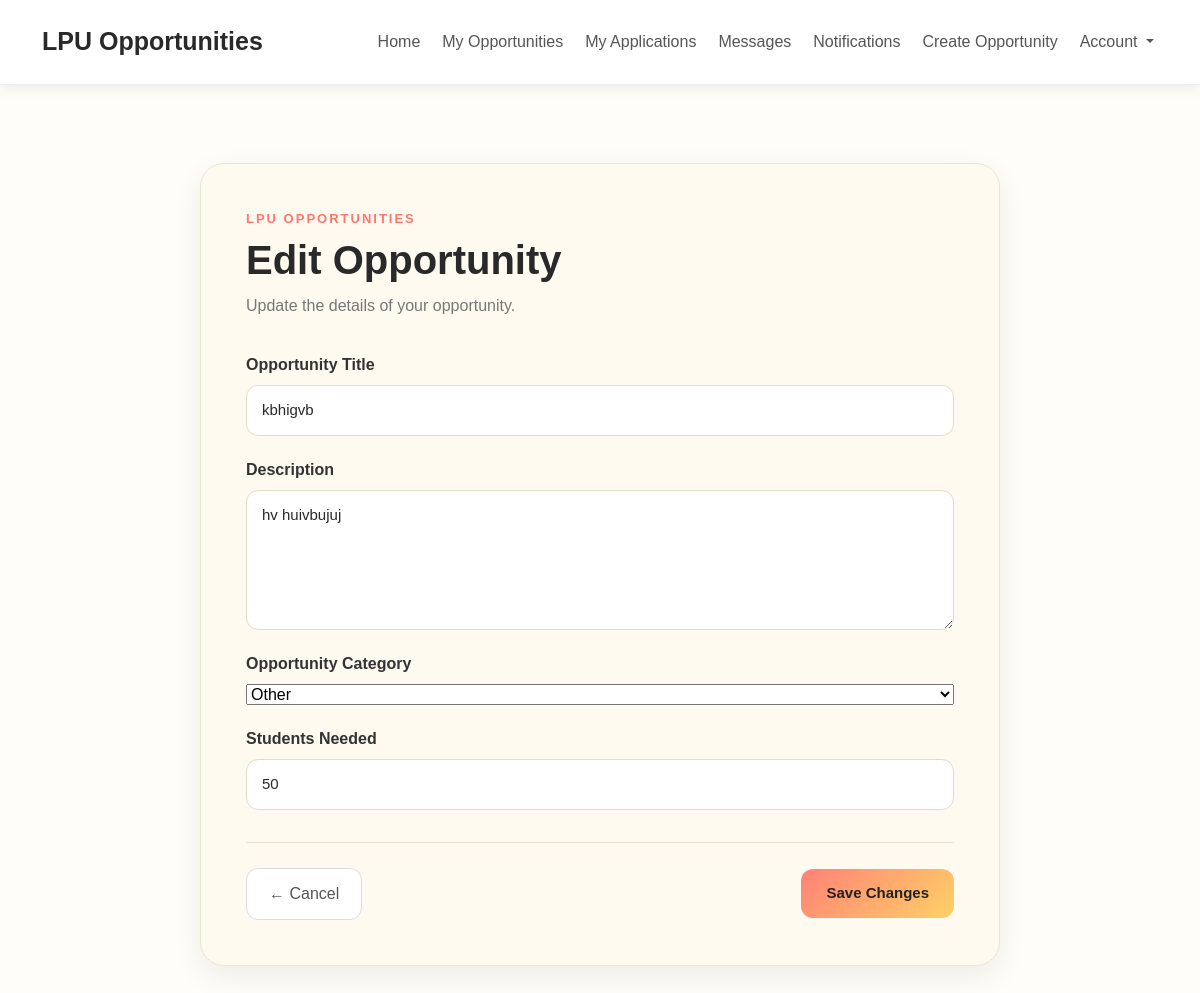
The app's page /opportunity/4/edit/ (signed in) with its own data.
### home/models.py (models this page shows, shortened)
class Opportunity(models.Model):
    CATEGORY_CHOICES = [
        ("hackathon", "Hackathon"),
        ("research", "Research"),
        ("internship", "Internship"),
        ("workshop", "Workshop"),
        ("competition", "Competition"),
        ("event", "Event"),
        ("project", "Project"),
        ("club", "Club / Society"),
        ("volunteering", "Volunteering"),
        ("other", "Other"),
    ]
    posted_by = models.ForeignKey(User, on_delete=models.CASCADE)
    title = models.CharField(max_length=200)
    description = models.TextField(blank=True)
    category = models.CharField(
        max_length=20,
        choices=CATEGORY_CHOICES,
        default="other"
    )
    students_needed = models.IntegerField()
    created_at = models.DateTimeField(auto_now_add=True)
    member_left = models.BooleanField(default=False)

### home/views.py (the view, shortened to what this page needs)
@login_required
def edit_opportunity(request, id):
    opportunity = get_object_or_404(Opportunity, id=id)
    if opportunity.posted_by != request.user:
        messages.error(
            request,
            "You are not allowed to edit this opportunity."
        )
        return redirect("opportunity_detail", id=opportunity.id)
    return render(
        request,
        "edit_opportunity.html",
        {
            "opportunity": opportunity
        }
    )

### templates/edit_opportunity.html (shortened to what this page needs)
{% extends "base.html" %}
{% block content %}
<div class="create-opportunity">
    <div class="create-header">
        <p class="small-heading">
            LPU OPPORTUNITIES
        </p>
        <h1>Edit Opportunity</h1>
        <p>
            Update the details of your opportunity.
        </p>
    </div>
    <form method="POST" class="opportunity-form">
        <div class="form-group">
            <label for="title">
                Opportunity Title
            </label>
            <input
                type="text"
                id="title"
                name="title"
                value="{{ opportunity.title }}"
                placeholder="e.g. Science Club Recruitment"
                required
            >
        </div>
        <div class="form-group">
            <label for="description">
                Description
            </label>
            <textarea
                id="description"
                name="description"
                rows="5"
                placeholder="Describe the opportunity..."
            >{{ opportunity.description }}</textarea>
        </div>
        <div class="form-group">
            <label for="category">
                Opportunity Category
            </label>
            <select
                id="category"
                name="category"
                required
            >
                <option value="other"
                    {% if opportunity.category == "other" %}selected{% endif %}>
                    Other
                </option>
            </select>
        </div>
        <div class="form-group">
            <label for="students_needed">
                Students Needed
            </label>
            <input
                type="number"
                id="students_needed"
                name="students_needed"
                min="1"
                value="{{ opportunity.students_needed }}"
                placeholder="e.g. 5"
                required
            >
        </div>
        <div class="form-actions">
            <a
                href="{% url 'opportunity_detail' opportunity.id %}"
                class="btn-back"
            >
                ← Cancel
            </a>
            <button
                type="submit"
                class="btn-apply"
            >
                Save Changes
            </button>
        </div>
    </form>
</div>
{% endblock %}

### static/style.css (style rules this page uses)
body { background: #fffdf8; color: #292929; font-family: Arial, sans-serif; margin: 0; }
h1, h2, h3 { color: #292929; }
.small-heading { color: #ff766f; font-size: 13px; font-weight: 700; letter-spacing: 2px; margin-bottom: 8px; }
.btn-apply { display: inline-block; padding: 13px 25px; border: none; border-radius: 12px; text-decoration: none; color: #222; font-weight: 600; background: linear-gradient(135deg, #ff8177, #ffd166); transition: 0.2s ease; cursor: pointer; font-size: 16px; }
.btn-back { display: inline-block; padding: 13px 22px; border-radius: 12px; text-decoration: none; color: #555; background: #fff; border: 1px solid #ddd; }
.create-opportunity { max-width: 800px; margin: 30px auto; background: #fffaf0; border: 1px solid #eee4d2; border-radius: 24px; padding: 45px; box-shadow: 0 10px 30px rgba(0, 0, 0, 0.07); }
.create-header { margin-bottom: 35px; }
.create-header h1 { font-size: 40px; font-weight: 700; margin-bottom: 10px; }
.create-header p:last-child { color: #777; font-size: 16px; }
.opportunity-form { display: flex; flex-direction: column; gap: 22px; }
.form-group { display: flex; flex-direction: column; }
.form-group label { font-weight: 600; color: #333; margin-bottom: 8px; }
.form-group input, .form-group textarea { width: 100%; padding: 13px 15px; border: 1px solid #e4dac9; border-radius: 12px; background: #ffffff; color: #292929; font-size: 15px; outline: none; transition: 0.2s ease; }
.form-group textarea { resize: vertical; }
.form-actions { display: flex; justify-content: space-between; align-items: center; margin-top: 10px; padding-top: 25px; border-top: 1px solid #eadfce; }
.form-actions .btn-apply { border: none; cursor: pointer; font-size: 15px; }

### records on screen
Opportunity: title "kbhigvb", description "hv huivbujuj", category "Other", students_needed "50"
